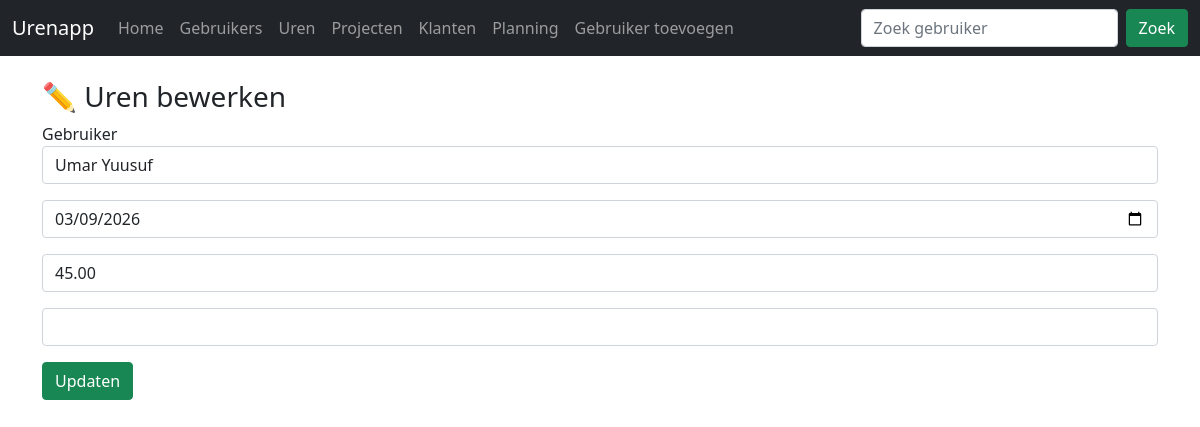
/uren/uren-edit.php?id=2, run on the app's committed database.
### tables this page shows
CREATE TABLE IF NOT EXISTS `uren` (
  `id` int NOT NULL AUTO_INCREMENT,
  `user_id` int DEFAULT NULL,
  `datum` date DEFAULT NULL,
  `aantal_uren` decimal(5,2) DEFAULT NULL,
  `beschrijving` text,
  PRIMARY KEY (`id`)
);

CREATE TABLE IF NOT EXISTS `users` (
  `Id` int NOT NULL AUTO_INCREMENT,
  `Naam` varchar(100) NOT NULL,
  `Email` varchar(100) NOT NULL,
  `Rol` varchar(50) NOT NULL,
  PRIMARY KEY (`Id`)
);

### uren/uren-edit.php (the view, shortened to what this page needs)
<?php
require '../dbcon.php';
?>
<!doctype html>
<html>
<head>
<link href="https://cdn.jsdelivr.net/npm/bootstrap@5.1.3/dist/css/bootstrap.min.css" rel="stylesheet">
</head>
<body>
<?php include '../navbar.php'; ?>
<div class="container mt-4">
<h3>✏️ Uren bewerken</h3>
<?php
$id = $_GET['id'];
$query = "SELECT * FROM uren WHERE id='$id'";
$result = mysqli_query($con, $query);
$row = mysqli_fetch_assoc($result);
?>
<form action="../code.php" method="POST">
<div class="mb-3">
<label>Gebruiker</label>
<select name="user_id" class="form-control">
<?php
$users = mysqli_query($con, "SELECT * FROM users");
while($u = mysqli_fetch_assoc($users)){
?>
<option value="<?= $u['Id']; ?>" <?= $u['Id'] == $row['user_id'] ? 'selected' : '' ?>>
<?= $u['Naam']; ?>
</option>
<?php } ?>
</select>
</div>
<div class="mb-3">
<input type="date" name="datum" value="<?= $row['datum']; ?>" class="form-control">
</div>
<div class="mb-3">
<input type="number" step="0.1" name="aantal_uren" value="<?= $row['aantal_uren']; ?>" class="form-control">
</div>
<div class="mb-3">
<input type="text" name="beschrijving" value="<?= $row['beschrijving']; ?>" class="form-control">
</div>
<button type="submit" name="update_uren" class="btn btn-success">
Updaten
</button>
</form>
</div>
</body>
</html>

### data on the page
uren: user_id "Umar Yuusuf", datum "03/09/2026", aantal_uren "45.00"
